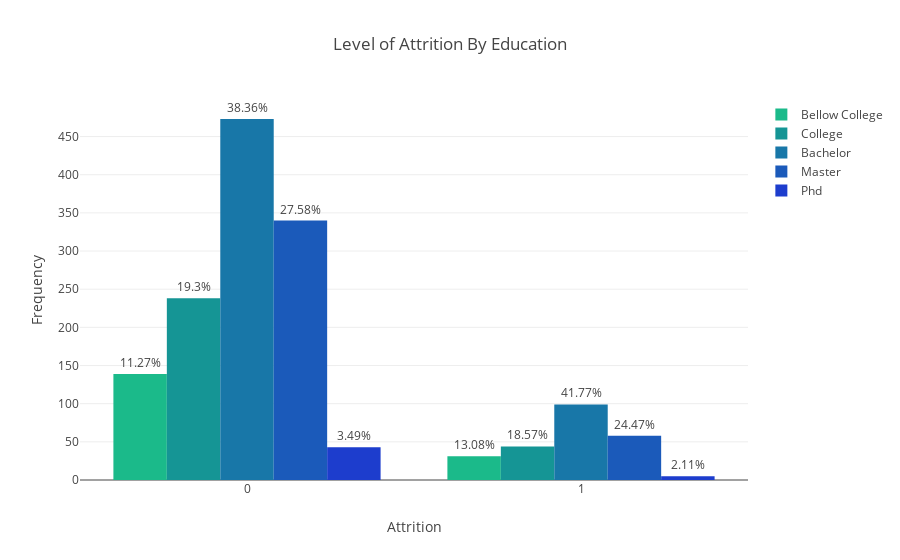

Source (notebook cell):
### Code cell
trace1 = go.Bar(
    x= data[data['Education'] == 1]['Attrition'].value_counts().index,
    y= data[data['Education'] == 1]['Attrition'].value_counts(),
    text = ('{}%'.format(round(data[data['Education'] == 1]['Attrition'].value_counts().iloc[0]/
                               sum(data[data['Attrition'] == 0]['Education'].value_counts())*100, 2)), 
            '{}%'.format(round(data[data['Education'] == 1]['Attrition'].value_counts().iloc[1]/
                               sum(data[data['Attrition'] == 1]['Education'].value_counts())*100, 2))
           ),
    textposition = 'outside',
    name= 'Bellow College',
    marker = dict(color=['#1bba8a', '#1bba8a'])
)

trace2 = go.Bar(
    x= data[data['Education'] == 2]['Attrition'].value_counts().index,
    y= data[data['Education'] == 2]['Attrition'].value_counts(),
    text = ('{}%'.format(round(data[data['Education'] == 2]['Attrition'].value_counts().iloc[0]/
                               sum(data[data['Attrition'] == 0]['Education'].value_counts())*100, 2)), 
            '{}%'.format(round(data[data['Education'] == 2]['Attrition'].value_counts().iloc[1]/
                               sum(data[data['Attrition'] == 1]['Education'].value_counts())*100, 2))
           ),
    textposition = 'outside',
    name= 'College',
    marker = dict(color=['#159595', '#159595'])
)

trace3 = go.Bar(
    x= data[data['Education'] == 3]['Attrition'].value_counts().index,
    y= data[data['Education'] == 3]['Attrition'].value_counts(),
    text = ('{}%'.format(round(data[data['Education'] == 3]['Attrition'].value_counts().iloc[0]/
                               sum(data[data['Attrition'] == 0]['Education'].value_counts())*100, 2)), 
            '{}%'.format(round(data[data['Education'] == 3]['Attrition'].value_counts().iloc[1]/
                               sum(data[data['Attrition'] == 1]['Education'].value_counts())*100, 2))
           ),
    textposition = 'outside',
    name= 'Bachelor',
    marker = dict(color=['#1877a8', '#1877a8'])
)

trace4 = go.Bar(
    x= data[data['Education'] == 4]['Attrition'].value_counts().index,
    y= data[data['Education'] == 4]['Attrition'].value_counts(),
    text = ('{}%'.format(round(data[data['Education'] == 4]['Attrition'].value_counts().iloc[0]/
                               sum(data[data['Attrition'] == 0]['Education'].value_counts())*100, 2)), 
            '{}%'.format(round(data[data['Education'] == 4]['Attrition'].value_counts().iloc[1]/
                               sum(data[data['Attrition'] == 1]['Education'].value_counts())*100, 2))
           ),
    textposition = 'outside',
    name= 'Master',
    marker = dict(color=['#1B5ABA', '#1B5ABA'])
)

trace5 = go.Bar(
    x= data[data['Education'] == 5]['Attrition'].value_counts().index,
    y= data[data['Education'] == 5]['Attrition'].value_counts(),
    text = ('{}%'.format(round(data[data['Education'] == 5]['Attrition'].value_counts().iloc[0]/
                               sum(data[data['Attrition'] == 0]['Education'].value_counts())*100, 2)), 
            '{}%'.format(round(data[data['Education'] == 5]['Attrition'].value_counts().iloc[1]/
                               sum(data[data['Attrition'] == 1]['Education'].value_counts())*100, 2))
           ),
    textposition = 'outside',
    name= 'Phd',
    marker = dict(color=['#1D3DCD', '#1D3DCD'])
)

layout = go.Layout(
    barmode='group',
    title = 'Level of Attrition By Education',
    xaxis = dict(title='Attrition'),
    yaxis = dict(title='Frequency')
)

fig = dict(data=[trace1, trace2, trace3, trace4, trace5], layout=layout)
py.iplot(fig)

### Figure 1 — Plotly figure (JSON) as saved in the notebook; plotly's stock layout.template omitted (floating-point values rounded to 4 significant figures)
{"data": [{"marker": {"color": ["#1bba8a", "#1bba8a"]}, "name": "Bellow College", "text": ["11.27%", "13.08%"], "textposition": "outside", "type": "bar", "uid": "ed85f233-9290-486e-8204-e6a7143b23da", "x": [0, 1], "y": [139, 31]}, {"marker": {"color": ["#159595", "#159595"]}, "name": "College", "text": ["19.3%", "18.57%"], "textposition": "outside", "type": "bar", "uid": "30427cf1-bb6b-4d69-b86e-4cecc6c926f7", "x": [0, 1], "y": [238, 44]}, {"marker": {"color": ["#1877a8", "#1877a8"]}, "name": "Bachelor", "text": ["38.36%", "41.77%"], "textposition": "outside", "type": "bar", "uid": "bba86806-3bfe-432b-bd03-af84ff6003eb", "x": [0, 1], "y": [473, 99]}, {"marker": {"color": ["#1B5ABA", "#1B5ABA"]}, "name": "Master", "text": ["27.58%", "24.47%"], "textposition": "outside", "type": "bar", "uid": "797bdf8f-c19a-4813-8768-b6fd4796bc82", "x": [0, 1], "y": [340, 58]}, {"marker": {"color": ["#1D3DCD", "#1D3DCD"]}, "name": "Phd", "text": ["3.49%", "2.11%"], "textposition": "outside", "type": "bar", "uid": "73b14ce1-d1e4-41a3-a833-b398ee755666", "x": [0, 1], "y": [43, 5]}], "layout": {"barmode": "group", "title": {"text": "Level of Attrition By Education"}, "xaxis": {"title": {"text": "Attrition"}}, "yaxis": {"title": {"text": "Frequency"}}}}
